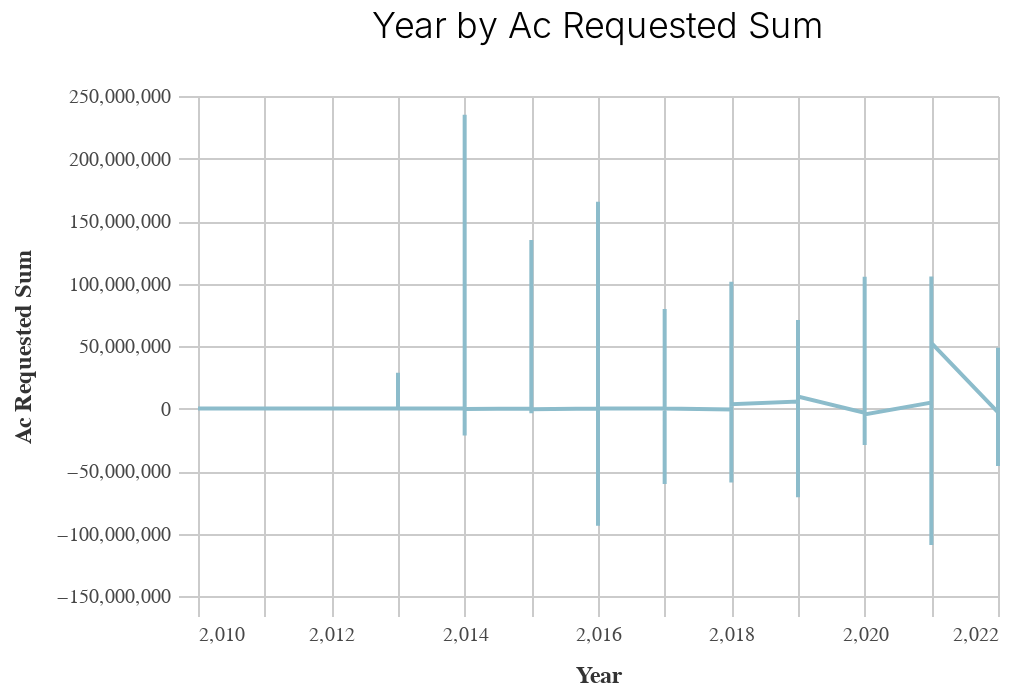

This figure's notebook cell:
### Code cell
_dla_utils.basic_line_chart(df1, "prepared_y", "ac_requested_sum", "subset", "")

### Figure 1 — Vega-Lite specification as saved in the notebook (floating-point values rounded to 4 significant figures; data arrays with more than 128 entries replaced by an {"elided": "..."} marker saying what was removed)
{"width": 400, "height": 250, "background": "white", "config": {"title": {"fontSize": 18, "font": "Raleway", "anchor": "middle", "fontColor": "#333", "fontWeight": 300, "offset": 20}, "header": {"labelFont": "Nunito Sans", "titleFont": "Raleway"}, "axis": {"domain": true, "domainColor": "#cbcbcb", "grid": true, "gridColor": "#cbcbcb", "gridWidth": 1, "labelColor": "#474747", "labelFontSize": 10, "titleColor": "#333", "tickColor": "#cbcbcb", "tickSize": 10, "titleFontSize": 12, "titlePadding": 10, "labelPadding": 4, "labelFont": "Nunito Sans", "titleFont": "Raleway"}, "axisBand": {"grid": false}, "range": {"category_bright": ["#2EA8CE", "#EB9F3C", "#F4D837", "#51BF9D", "#8CBCCB", "#9487C0"], "category_bold": ["#136C97", "#E16B26", "#F6BF16", "#00896B", "#7790A3", "#5B559C"], "diverging": ["#E16B26", "#EB9F3C", "#f6e7e1", "#8CBCCB", "#2EA8CE", "#136C97"], "sequential": ["#B9D6DF", "#8CBCCB", "#2EA8CE", "#136C97", "#0B405B"]}, "legend": {"labelFont": "Nunito Sans", "labelFontSize": 11, "symbolType": "square", "symbolSize": 30, "titleFont": "Raleway", "titleFontSize": 14, "titlePadding": 10, "padding": 1, "orient": "right", "labelLimit": 0, "labelColor": "#333", "titleColor": "#333"}, "view": {"stroke": "transparent"}, "group": {"fill": "white"}, "arc": {"fill": "#8CBCCB"}, "area": {"fill": "#8CBCCB"}, "line": {"stroke": "#8CBCCB", "strokeWidth": 2}, "trail": {"color": "#8CBCCB", "stroke": "#8CBCCB", "strokeWidth": 0, "size": 1}, "path": {"stroke": "#8CBCCB", "strokeWidth": 0.5}, "rect": {"fill": "#8CBCCB"}, "point": {"filled": true, "shape": "circle"}, "shape": {"stroke": "#8CBCCB"}, "text": {"font": "Nunito Sans", "color": "#8CBCCB", "fontSize": 11, "align": "center", "fontWeight": 400, "size": 11}, "bar": {"binSpacing": 2, "fill": "#8CBCCB", "stroke": false}, "background": "white", "font": "Raleway"}, "data": {"name": "data-9932a9c8065bd0d33d445ae2db6129a2"}, "mark": "line", "encoding": {"x": {"field": "prepared_y", "title": "Year", "type": "quantitative"}, "y": {"field": "ac_requested_sum", "title": "Ac Requested Sum", "type": "quantitative"}}, "title": "Year by Ac Requested Sum", "$schema": "https://vega.github.io/schema/vega-lite/v4.17.0.json", "datasets": {"data-9932a9c8065bd0d33d445ae2db6129a2": {"elided": "134 records"}}}
